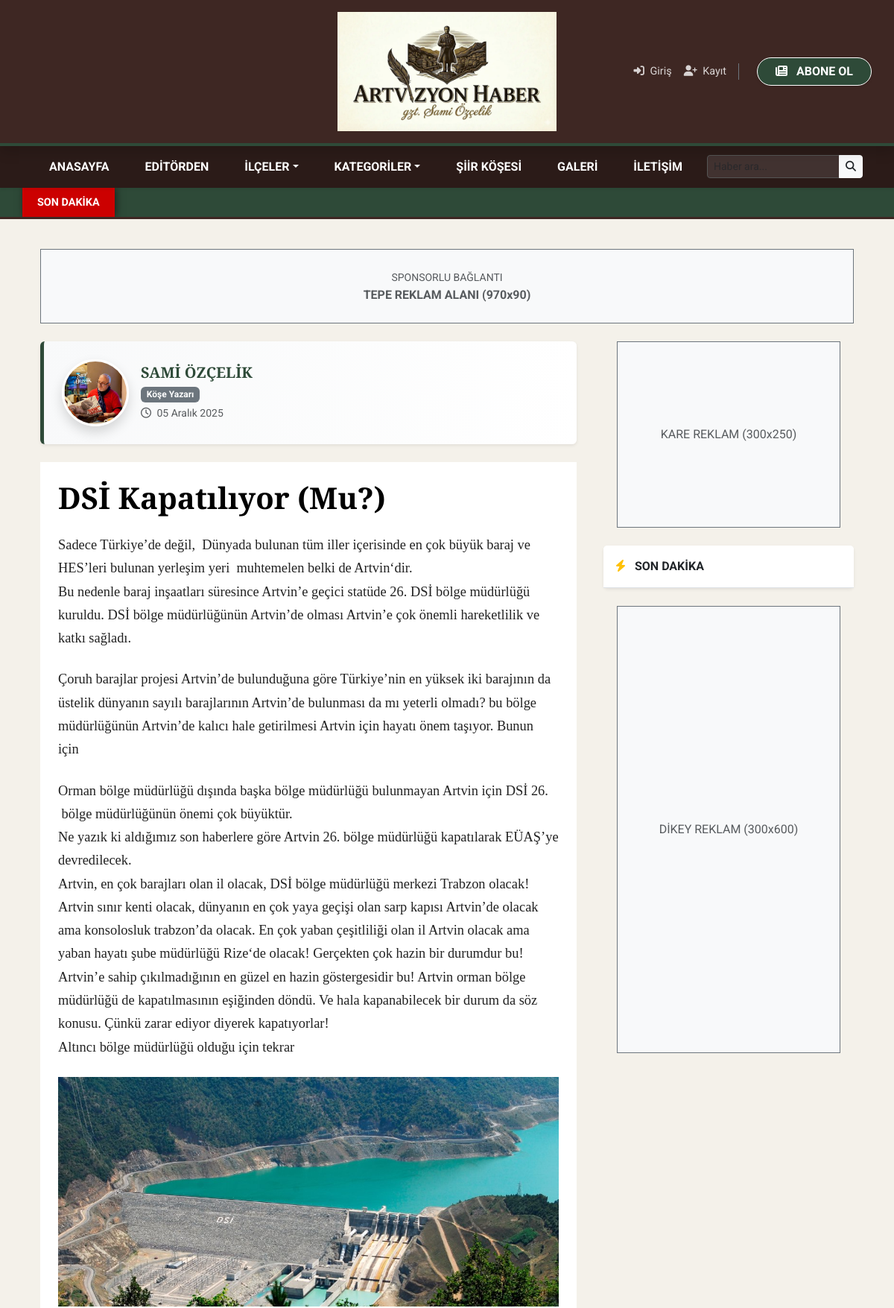
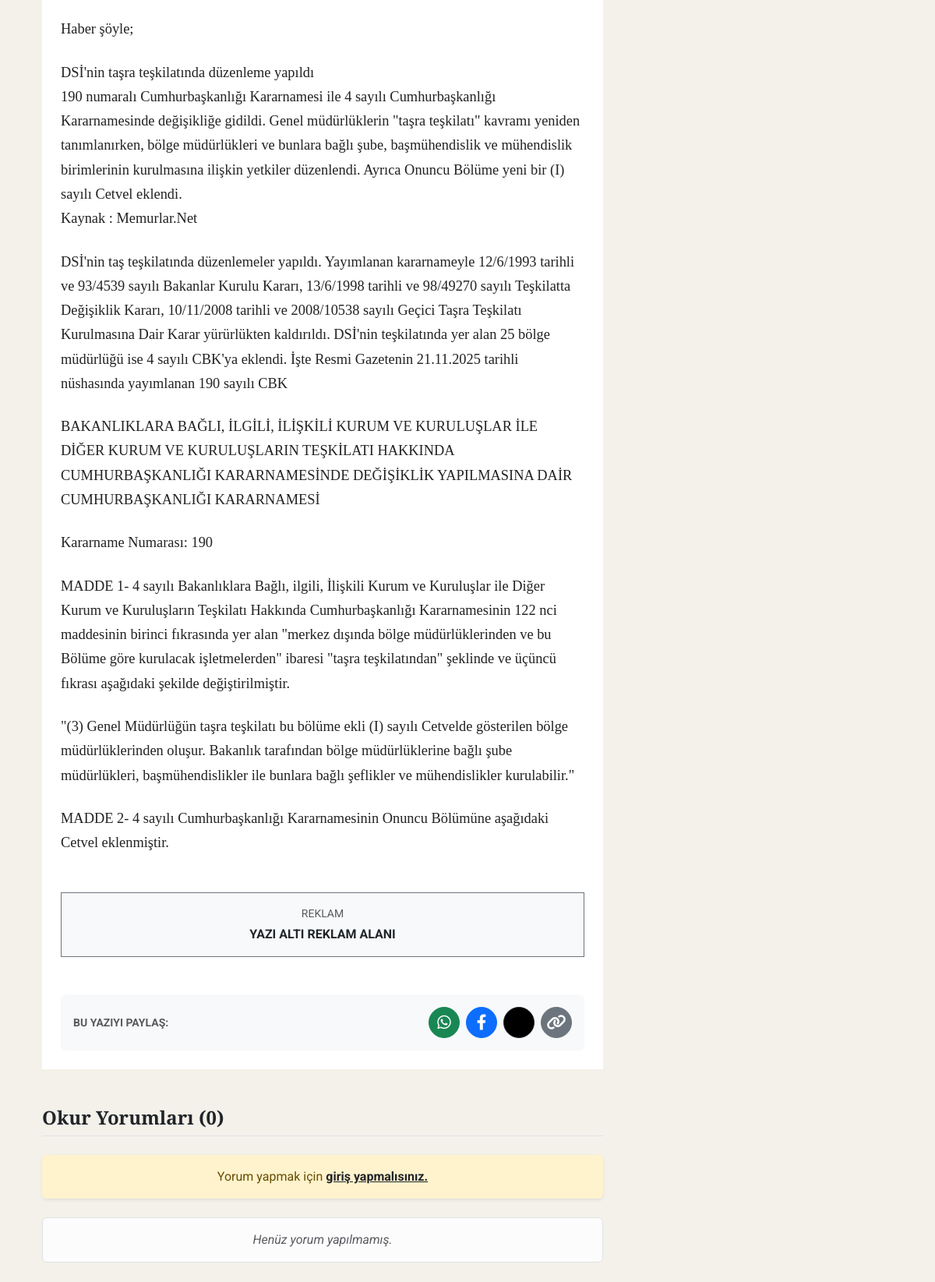
The page /yazi/7/ (upper part) on the database its author committed (2 pictures, top to bottom).
### haberler/models.py (models this page shows, shortened)
class KoseYazisi(models.Model):
    yazar = models.ForeignKey(KoseYazari, on_delete=models.CASCADE, related_name='yazilar', verbose_name="Yazar")
    baslik = models.CharField(max_length=200, verbose_name="Yazı Başlığı")
    icerik = RichTextUploadingField(verbose_name="Yazı İçeriği")
    manset_mi = models.BooleanField(default=False, verbose_name="Manşette Gösterilsin mi?")
    manset_resmi = ProcessedImageField(
        upload_to='manset_yazilari/',
        processors=[ResizeToFit(800, 600)],
        format='JPEG',
        options={'quality': 60},
        verbose_name="Manşet Görseli (Yatay)",
        blank=True, null=True
    )
    yayin_tarihi = models.DateTimeField(default=timezone.now, verbose_name="Yayınlanma Tarihi")
    aktif_mi = models.BooleanField(default=True, verbose_name="Yayında mı?")
    video_link = models.URLField(blank=True, null=True, verbose_name="Video Linki (YouTube)")
    class Meta: verbose_name_plural = "Köşe Yazıları"; ordering = ['-yayin_tarihi']

class KoseYazari(models.Model):
    ad_soyad = models.CharField(max_length=100, verbose_name="Ad Soyad")
    resim = ProcessedImageField(
        upload_to='yazarlar/',
        processors=[ResizeToFit(500, 500)],
        format='JPEG',
        options={'quality': 70},
        verbose_name="Yazar Resmi"
    )
    biyografi = models.TextField(blank=True, verbose_name="Kısa Biyografi")
    aktif_mi = models.BooleanField(default=True, verbose_name="Aktif mi?")
    basyazar_mi = models.BooleanField(default=False, verbose_name="Başyazar mı?")
    class Meta: verbose_name_plural = "Köşe Yazarları"

### haberler/views.py (the view)
# urls.py: path('yazi/<int:pk>/', views.yazi_detay, name='yazi_detay'),
def yazi_detay(request, pk):
    yazi = get_object_or_404(KoseYazisi, pk=pk)
    yazi.icerik = metin_ici_video_duzelt(yazi.icerik)
    ham_yorumlar = yazi.yorumlar.filter(aktif=True)
    onayli_yorumlar = yorumlara_rozet_ekle(ham_yorumlar)
    if request.method == 'POST':
        if not request.user.is_authenticated:
             return redirect('login')
        yorum_form = YorumForm(data=request.POST)
        if yorum_form.is_valid():
            yeni_yorum = yorum_form.save(commit=False)
            yeni_yorum.kose_yazisi = yazi
            yeni_yorum.isim = f"{request.user.first_name} {request.user.last_name}" or request.user.username
            yeni_yorum.email = request.user.email
            yeni_yorum.save()
            return redirect('yazi_detay', pk=pk)
    else:
        yorum_form = YorumForm()
    return render(request, 'yazi_detay.html', {'yazi': yazi, 'yorumlar': onayli_yorumlar, 'yorum_form': yorum_form})

### haberler/forms.py
class YorumForm(forms.ModelForm):
    class Meta:
        model = Yorum
        fields = ('govde',) # İsim ve E-posta otomatik alınıyor

### haberler/views.py (called while the page is built)
def metin_ici_video_duzelt(icerik):
    if not icerik: return ""
    block_pattern = re.compile(r'\(\s*video\s*:(.*?)\)', re.DOTALL | re.IGNORECASE)
    def replacement(match):
        content = match.group(1) # Parantez içindeki her şey (HTML kodları dahil)
        id_pattern = re.compile(r'(?:v=|/|embed/|shorts/)([a-zA-Z0-9_-]{11})')
        found = id_pattern.search(content)
        if found:
            video_id = found.group(1)
            return f'''
            <div class="ratio ratio-16x9 my-4 shadow rounded border" style="width: 100%; display: block;">
                <iframe src="https://www.youtube.com/embed/{video_id}?rel=0" title="Video" allowfullscreen style="border:0;"></iframe>
            </div>
            '''
        return "" # ID bulamazsa boş döndür
    return block_pattern.sub(replacement, icerik)

def yorumlara_rozet_ekle(yorumlar):
    aktif_destekciler = Destekci.objects.filter(aktif_mi=True, bitis_tarihi__gte=timezone.now())
    destekci_dict = {d.email: d.paket for d in aktif_destekciler}
    for yorum in yorumlar:
        if yorum.email in destekci_dict:
            yorum.destekci_tipi = destekci_dict[yorum.email]
        else:
            yorum.destekci_tipi = None
    return yorumlar

def global_context(request):
    return {
        'global_kategoriler': Kategori.objects.all(),
        'global_ilceler': Ilce.objects.all(),
        'son_dakika': Haber.objects.filter(aktif_mi=True, son_dakika=True, yayin_tarihi__gte=timezone.now()-timedelta(hours=24)).order_by('-yayin_tarihi')
    }

### templates/yazi_detay.html (shortened to what this page needs)
{% extends 'base.html' %}
{% block content %}
<div class="container mt-3 mb-4">
    <div class="d-flex justify-content-center align-items-center bg-light border border-secondary" style="height: 100px; border-style: dashed;">
        <div class="text-center text-muted">
            <small>SPONSORLU BAĞLANTI</small><br><strong>TEPE REKLAM ALANI (970x90)</strong>
        </div>
    </div>
</div>
<div class="container my-4">
    <div class="row">
        <div class="col-lg-8">
            <div class="yazar-karti p-4 mb-4 rounded shadow-sm d-flex align-items-center gap-3">
                {% if yazi.yazar.resim %}
                <img src="{{ yazi.yazar.resim.url }}" class="rounded-circle shadow border border-3 border-white"
                     style="width: 90px; height: 90px; object-fit: cover;">
                {% endif %}
                <div>
                    <h5 class="fw-bold mb-1 text-uppercase" style="color: #2E4A38;">{{ yazi.yazar.ad_soyad }}</h5>
                    <span class="badge bg-secondary">Köşe Yazarı</span>
                    <div class="text-muted small mt-1"><i class="far fa-clock me-1"></i> {{ yazi.yayin_tarihi|date:"d F Y" }}</div>
                </div>
            </div>
            <div class="bg-white p-lg-4 mb-5">
                <h1 class="mb-4 fw-bold display-6" style="font-family: 'Playfair Display', serif; color: #000;">{{ yazi.baslik }}</h1>
                <article class="yazi-icerik">
                    {{ yazi.icerik|safe }}
                </article>
                <div class="my-5 bg-light border border-secondary p-3 text-center" style="border-style: dashed;">
                    <small class="text-muted d-block mb-1">REKLAM</small>
                    <strong>YAZI ALTI REKLAM ALANI</strong>
                </div>
                <div class="card bg-light border-0">
                    <div class="card-body d-flex align-items-center justify-content-between flex-wrap gap-2">
                        <span class="fw-bold text-muted small">BU YAZIYI PAYLAŞ:</span>
                        <div class="d-flex gap-2">
                            <a href="https://api.whatsapp.com/send?text={{ yazi.baslik }} {{ request.build_absolute_uri }}" target="_blank" class="btn btn-success btn-sm rounded-circle d-flex align-items-center justify-content-center" style="width: 40px; height: 40px; padding:0;"><i class="fab fa-whatsapp fs-5"></i></a>
                            <a href="https://www.facebook.com/sharer/sharer.php?u={{ request.build_absolute_uri }}" target="_blank" class="btn btn-primary btn-sm rounded-circle d-flex align-items-center justify-content-center" style="width: 40px; height: 40px; padding:0;"><i class="fab fa-facebook-f fs-5"></i></a>
                            <a href="https://twitter.com/intent/tweet?text={{ yazi.baslik }}&url={{ request.build_absolute_uri }}" target="_blank" class="btn btn-dark btn-sm rounded-circle d-flex align-items-center justify-content-center" style="width: 40px; height: 40px; padding:0; background-color: #000;"></a>
                            <button onclick="linkiKopyala()" class="btn btn-secondary btn-sm rounded-circle d-flex align-items-center justify-content-center" style="width: 40px; height: 40px; padding:0;"><i class="fas fa-link fs-5"></i></button>
                        </div>
                    </div>
                </div>
            </div>
            <div class="mb-5">
                <h4 class="border-bottom pb-2 mb-4 fw-bold text-dark">Okur Yorumları ({{ yorumlar.count }})</h4>
                {% if user.is_authenticated %}
                <form method="post" class="mb-4">
                    {% csrf_token %}
                    <div class="card shadow-sm border-0 bg-light">
                        <div class="card-body">
                            <textarea name="govde" class="form-control mb-3" rows="3" placeholder="Yorumunuzu yazın..." required></textarea>
                            <button type="submit" class="btn btn-dark btn-sm px-4 fw-bold" style="background-color: #2E4A38; border: none;">GÖNDER</button>
                        </div>
                    </div>
                </form>
                {% else %}
                <div class="alert alert-warning text-center border-0 shadow-sm py-3 mb-4">Yorum yapmak için <a href="{% url 'login' %}" class="fw-bold text-dark">giriş yapmalısınız.</a></div>
                {% endif %}
                <div class="list-group list-group-flush">
                    {% for yorum in yorumlar %}
                    <div class="list-group-item bg-transparent border-bottom py-3">
                        <div class="d-flex justify-content-between mb-1">
                            <h6 class="fw-bold mb-0">{{ yorum.isim }}</h6>
                            <small class="text-muted">{{ yorum.olusturulma_tarihi|date:"d M Y" }}</small>
                        </div>
                        <p class="mb-0 text-secondary small">{{ yorum.govde }}</p>
                    </div>
                    {% empty %}
                    <div class="alert alert-light border text-center py-3 text-muted fst-italic">Henüz yorum yapılmamış.</div>
                    {% endfor %}
                </div>
            </div>
        </div>
        <div class="col-lg-4 ps-lg-4">
            <div class="mb-4 text-center">
                <div class="bg-light d-flex align-items-center justify-content-center border border-secondary mx-auto" style="width: 300px; height: 250px; border-style: dashed;">
                    <span class="text-muted">KARE REKLAM (300x250)</span>
                </div>
            </div>
            <div class="card border-0 shadow-sm mb-4">
                <div class="card-header bg-white fw-bold py-3 text-dark border-bottom">
                    <i class="fas fa-bolt text-warning me-2"></i> SON DAKİKA
                </div>
            </div>
            <div class="mb-4 text-center sticky-top" style="top: 20px;">
                <div class="bg-light d-flex align-items-center justify-content-center border border-secondary mx-auto" style="width: 300px; height: 600px; border-style: dashed;">
                    <span class="text-muted">DİKEY REKLAM (300x600)</span>
                </div>
            </div>
        </div>
    </div>
</div>
{% endblock %}

### templates/base.html (style rules this page uses)
:root { --ahsap-koyu: #3E2723; --artvin-yesil: #2E4A38; --kagit-krem: #F4F1EA; --altin-detay: #D4AF37; }
body { background-color: var(--kagit-krem); font-family: 'Roboto', sans-serif; min-height: 100vh; display: flex; flex-direction: column; }
h1, h2, h3, h4, h5 { font-family: 'Playfair Display', serif; }
img { max-width: 100% !important; height: auto !important; }

### templates/yazi_detay.html (style rules this page uses)
.yazi-icerik { font-family: 'Georgia', serif; font-size: 1.15rem; line-height: 1.7; color: #222; }
.yazi-icerik p { margin-bottom: 1.5rem; }
.yazar-karti { background: linear-gradient(to right, #f8f9fa, #fff); border-left: 5px solid #2E4A38; }

### rows shown on the page
KoseYazisi: yazar.resim (picture), yazar.ad_soyad "SAMI ÖZÇELIK", yayin_tarihi "05 Aralık 2025", baslik "DSİ Kapatılıyor (Mu?)", icerik "Sadece Türkiye’de değil, Dünyada bulunan tüm iller içerisinde en çok büyük baraj ve HES’leri bulunan yerleşim yeri muhtemelen belki de Artvin‘dir. Bu nedenle baraj inşaatları süresince Artvin’e geçici statüde 26. DSİ bölge müdürlüğü kuruldu. DSİ bölge müdürlüğünün Artvin’de olması Artvin’e çok önemli hareketlilik ve katkı sağladı. Çoruh barajlar projesi Artvin’de bulunduğuna göre Türkiye’nin en yüksek iki barajının da üstelik dünyanın sayılı barajlarının Artvin’de bulunması da mı yeterli olmadı? bu bölge müdürlüğünün Artvin’de kalıcı hale getirilmesi Artvin için hayatı önem taşıyor. Bunun için Orman bölge müdürlüğü dışında başka bölge müdürlüğü bulunmayan Artvin için DSİ 26. bölge…", icerik (picture)

### other values the page prints
{{ yorumlar.count }} "0"
